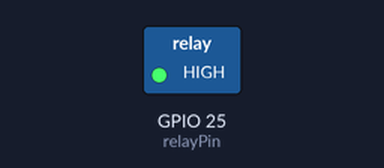
A program run on a simulated Raspberry Pi (BCM pin numbers). Shown: switched loads named in the program (green lamp = pin HIGH). Dashed ring = blinking.

Above: at 0.5 s.
Timing chart, 0 to 4.6 s (numbered marks = the images above):
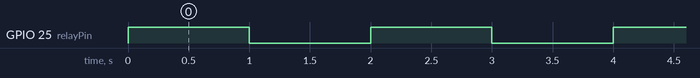

Measured:
- by itself, GPIO 25 (relayPin): alternates HIGH for 1.0 s and LOW for 1.0 s

The program:

relay01.py
```python
import RPi.GPIO as GPIO
import time

relayPin = 25		# S pin
GPIO.setmode(GPIO.BCM)
GPIO.setup(relayPin, GPIO.OUT)

try:
	while True:
		GPIO.output(relayPin, 1)
		time.sleep(1)
		GPIO.output(relayPin, 0)
		time.sleep(1)
except KeyboardInterrupt:
	GPIO.cleanup()
```
